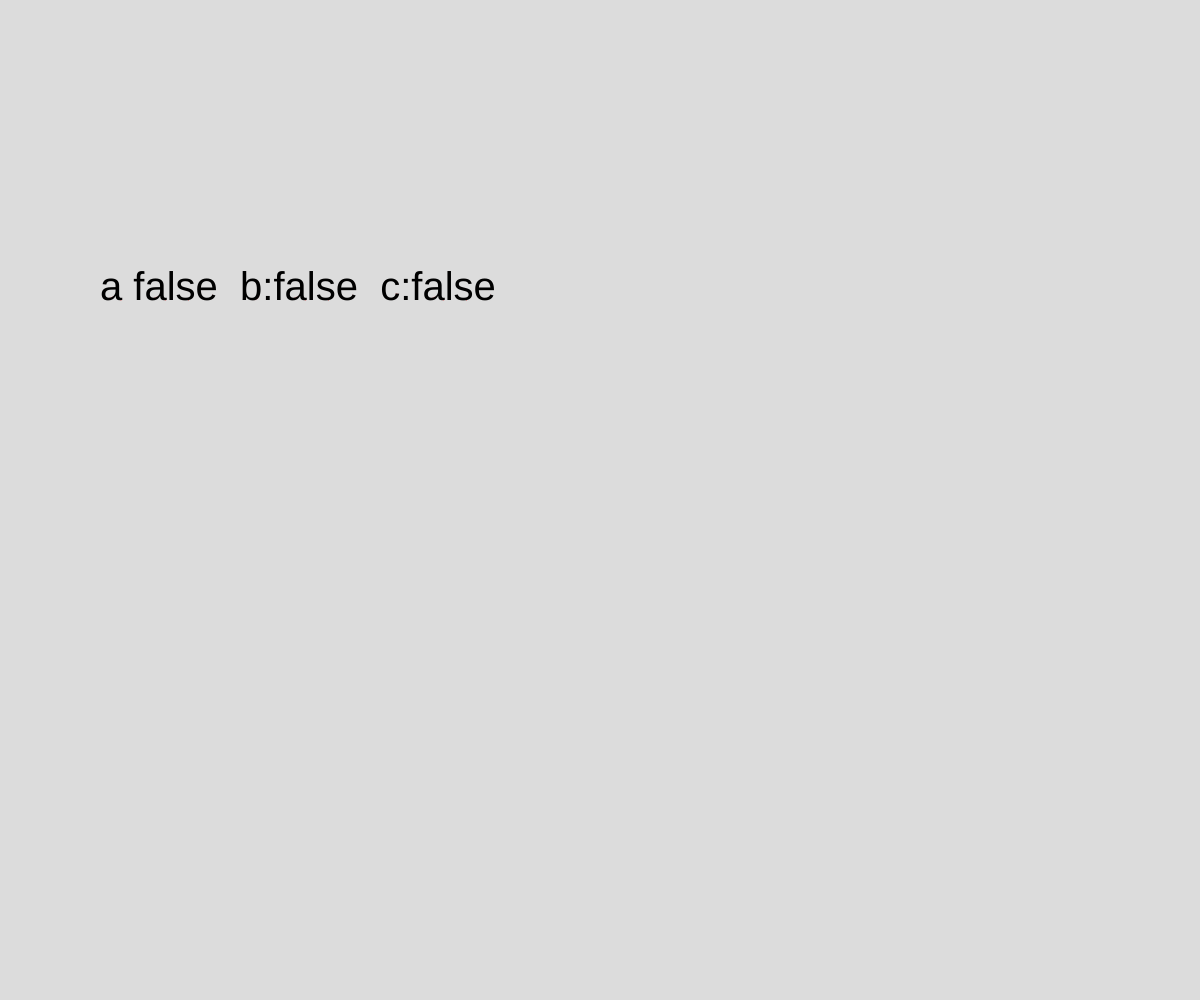
Frame 1 (no input)
Frame 60 (no input): identical to frame 1, image omitted
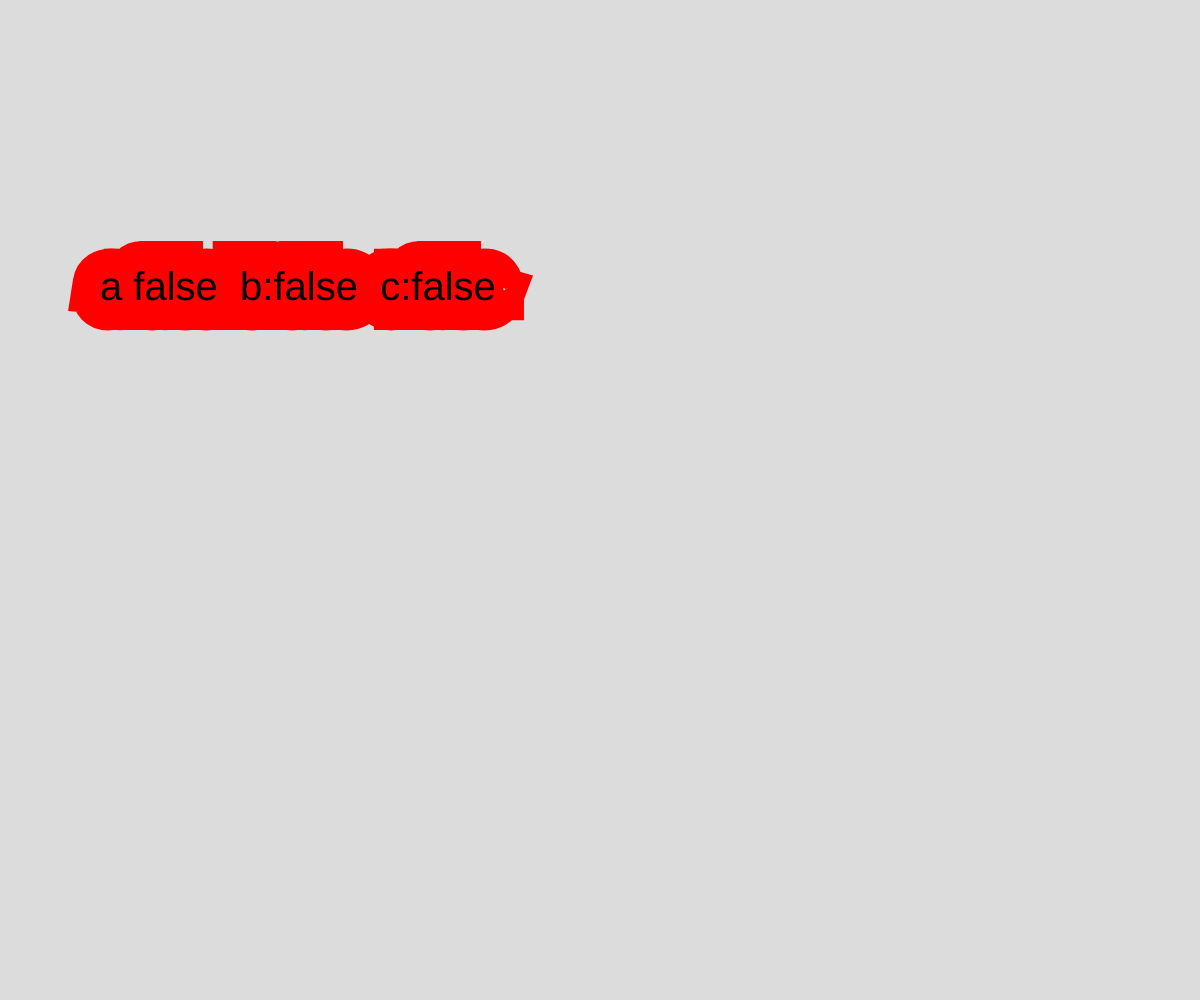
Frame 120 (the mouse pressed at the canvas centre since frame 60)

The p5.js sketch that drew these frames (run headless with seeded random() and noise() and a simulated clock; from frame 60 on, the mouse is pressed at the canvas centre):

// p5.js sketch
// ── sketch.js
// Multiple Keys and Outlines
// Logan Roy
// September 15, 2025

//keyIsDown() -> returns boolean


function setup() {
  createCanvas(windowWidth, windowHeight);
}

function draw() {
  background(220);
  checkMulti();
}

function checkMulti(){
  strokeWeight(mouseX / 10);
  stroke(255, 0, 0);
  // Check for multiple key presses (3 simulateneous)
  let a = keyIsDown(65); //"a"
  let b = keyIsDown(66); //"b"
  let c = keyIsDown(67); //"c"
  textSize(40);
  text("a " + a + "\tb:" + b + "\tc:" + c, 100, 300);
}
